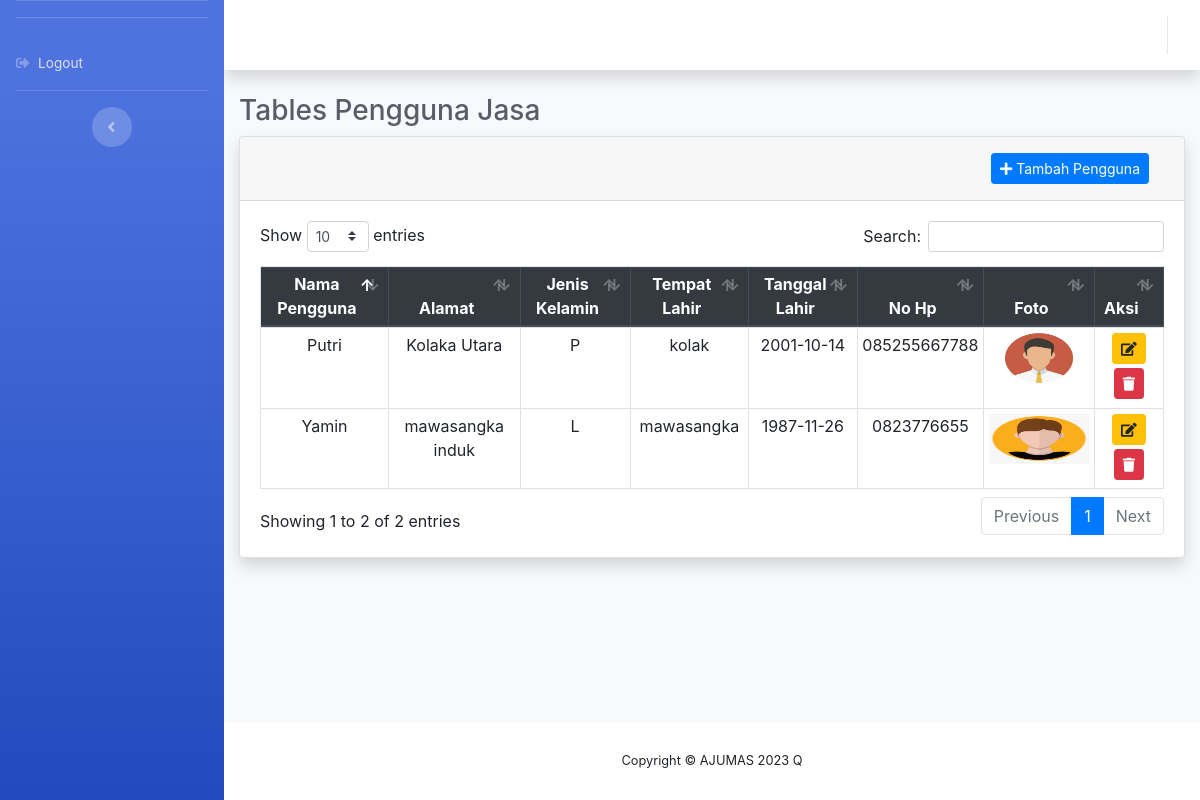
Page /index.php/admin/vujasa on the committed database.
### tables this page shows
CREATE TABLE `pengguna_jasa` (
  `id_pengguna_jasa` int(11) NOT NULL,
  `nama_pengguna` varchar(30) DEFAULT NULL,
  `jk` varchar(1) DEFAULT NULL,
  `alamat` varchar(150) DEFAULT NULL,
  `tempat_lahir` varchar(100) DEFAULT NULL,
  `tanggal_lahir` date DEFAULT NULL,
  `no_hp` varchar(12) DEFAULT NULL,
  `foto` varchar(255) DEFAULT NULL,
  `kd_verikasi` varchar(1) DEFAULT NULL
);

### application/libraries/Template.php (called while the page is built)
<?php if ( ! defined('BASEPATH')) exit('No direct script access allowed');
class Template {
		var $template_data = array();
		function set($name, $value)
		{
			$this->template_data[$name] = $value;
		}
		function load($template = '', $view = '' , $view_data = array(), $return = FALSE)
		{
			$this->CI =& get_instance();
			$this->set('contents', $this->CI->load->view($view, $view_data, TRUE));
			return $this->CI->load->view($template, $this->template_data, $return);
		}
}

### application/controllers/Admin.php (called while the page is built, shortened)
<?php
class Admin extends CI_Controller {
public function vujasa()
{
  $data['list_pengguna_jasa'] = $this->db->get('pengguna_jasa')->result();
  $this->template->load('template','admin/u_jasa/vujasa', $data);
}
}
?>

### index.php (called while the page is built, shortened)
<?php
require_once BASEPATH.'core/CodeIgniter.php';

### application/views/admin/u_jasa/vujasa.php (the view, shortened to what this page needs)
<h1 class="h3 mb-2 text-gray-800">Tables Pengguna Jasa</h1>
<div class="card shadow mb-4">
    <div class="card-header py-3">
        <div class="container-fluid">
            <button type="button" class="btn btn-primary btn-sm float-right" data-toggle="modal"
                data-target="#exampleModal">
                <i class="fas fa-plus"></i> Tambah Pengguna
            </button>
        </div>
    </div>
    <div class="card-body">
        <div class="table-responsive">
            <table class="table table-sm table-hover table-bordered" id="dataTable" width="100%" cellspacing="0">
                <thead class="thead-dark">
                    <tr class="text-center">
                        <th>Nama Pengguna</th>
                        <th>Alamat</th>
                        <th>Jenis Kelamin</th>
                        <th>Tempat Lahir</th>
                        <th>Tanggal Lahir</th>
                        <th>No Hp</th>
                        <th>Foto</th>
                        <th>Aksi</th>
                    </tr>
                </thead>
                <tbody>
                    <?php foreach($list_pengguna_jasa as $data) : ?>
                    <tr>
                        <td class="text-center"><?php echo $data->nama_pengguna ?></td>
                        <td class="text-center"><?php echo $data->alamat ?></td>
                        <td class="text-center"><?php echo $data->jk ?></td>
                        <td class="text-center"><?php echo $data->tempat_lahir ?></td>
                        <td class="text-center"><?php echo $data->tanggal_lahir ?></td>
                        <td class="text-center"><?php echo $data->no_hp ?></td>
                        <td><img src="<?php echo base_url('assets/foto_pengguna_jasa').'/'.$data->foto ?>" width="100px"
                                height="50px" alt="gmbr"></td>
                        <td class="text-center">
                            <a href class="btn btn-sm btn-warning mb-1" data-toggle="modal"
                                data-target="#edit<?php echo $data->id_pengguna_jasa ?>"><i class="fas fa-edit"></i></a>
                            <a href class="btn btn-sm btn-danger mb-1" data-toggle="modal"
                                data-target="#hapus_pengguna<?php echo $data->id_pengguna_jasa ?>"><i
                                    class="fas fa-trash"></i></a>
                        </td>
                    </tr>
                    <?php endforeach; ?>
                </tbody>
            </table>
        </div>
    </div>
</div>

### rows in the picture
pengguna_jasa: nama_pengguna "Putri", alamat "Kolaka Utara", jk "P", tempat_lahir "kolak", tanggal_lahir "2001-10-14", no_hp "085255667788", foto (picture)
pengguna_jasa: nama_pengguna "Yamin", alamat "mawasangka induk", jk "L", tempat_lahir "mawasangka", tanggal_lahir "1987-11-26", no_hp "0823776655", foto (picture)
